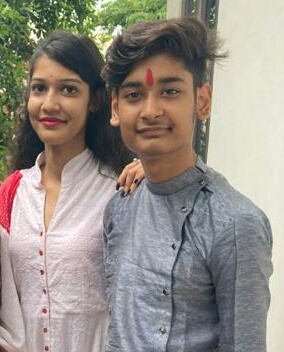
#> input picture IP/one.JPG, 284 x 352 px, found by its file name
$ python 27_Image_gradient.py   (older library calls are emulated)
#> lines starting #> are read from the running program, lines starting #| are printed output that depends on the picture

#Image Gradient--
#It is a directional change in the color or intensity in an image.
#It is most important part to find inormation from image
#Like finding edges within the images.
#There are various methods to find image gradient.
#These are - Laplacian Derivatives,SobelX and SobelY.
#All these functions have diff. mathematical approach to get result.
#All load image in the gray scale

#Don't Worry about Mathematics behind all these function
#we just use these to get our work in easy manner.

import cv2
import numpy as np


#load image into gray scale
img = cv2.imread("one.jpg")
#> img is the input picture: shape (352, 284, 3); mean B, G, R 134.7, 142.5, 149.4
img = cv2.resize(img,(400,300))
#> img: shape (300, 400, 3)
img_gray = cv2.cvtColor(img,cv2.COLOR_BGR2GRAY)
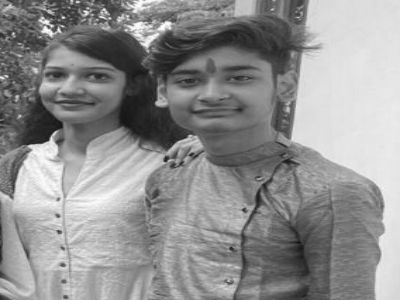
#> img_gray: shape (300, 400); min 17, max 254, mean 143.5

#Laplacian Derivative---It calculate laplace derivate
#parameter(img,data_type for -ve val,ksize)
#kernal size must be odd
lap = cv2.Laplacian(img_gray,cv2.CV_64F,ksize = 3) #also pass kernal size
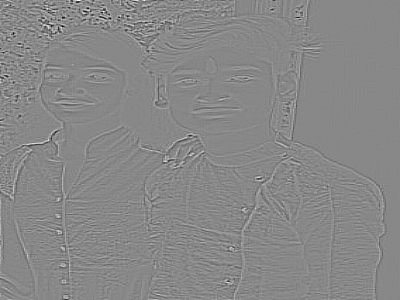
#> lap: shape (300, 400) float64; min -772, max 674, mean 0.1; drawn with min black and max white
lap = np.uint8(np.absolute(lap))
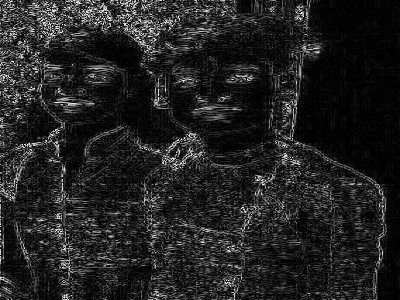
#> lap: shape (300, 400); min 0, max 254, mean 34.3

#Sobel operation -
# is a joint Gausssian smoothing plus differentiation operation,
#so it is more  resistant to noise
#This is use for x and y bth
#parameter (img,type for -ve val,x = 1,y = 0,ksize)
#Sobel X focus on vertical lines
#Sobel y focus on horizontal lines

sobelX = cv2.Sobel(img_gray,cv2.CV_64F,1,0,ksize = 3) #here 1 means x direction
sobelY = cv2.Sobel(img_gray,cv2.CV_64F,0,1,ksize = 3) #here 1 means y direction
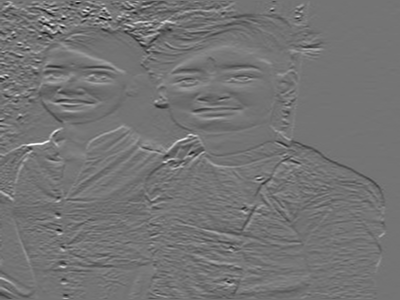
#> sobelY: shape (300, 400) float64; min -619, max 737, mean -0.3; drawn with min black and max white

sobelX = np.uint8(np.absolute(sobelX))#some -ve pixels are also there.so convert in +ve
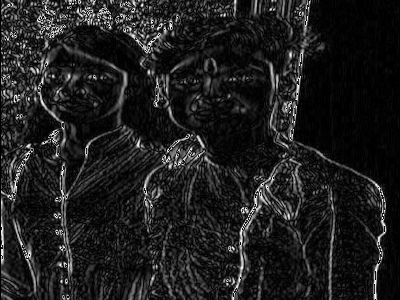
#> sobelX: shape (300, 400); min 0, max 255, mean 30.7
sobelY= np.uint8(np.absolute(sobelY))
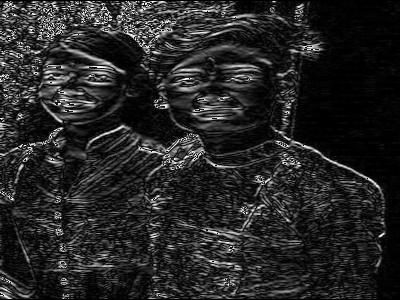
#> sobelY: shape (300, 400); min 0, max 255, mean 38.2

#finally combine sobelX and sobelY togather
sobelcombine = cv2.bitwise_or(sobelX,sobelY)
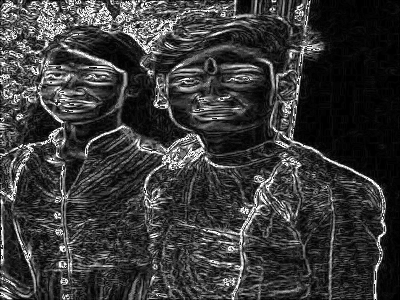
#> sobelcombine: shape (300, 400); min 0, max 255, mean 57.7

cv2.imshow("original==",img)
cv2.imshow("gray====",img_gray)
cv2.imshow("Laplacian==",lap)
cv2.imshow("SobelX===",sobelX)
cv2.imshow("SobelY==",sobelY)
cv2.imshow("COmbined image==",sobelcombine)


#Now plot all the images on graph
titles = ["original","gray","laplacian","sobelX","sobelY","combined"]
images = [img,img_gray,lap,sobelX,sobelY,sobelcombine]

#if you want then plot it
from matplotlib import pyplot as plt
for i in range(6):
    plt.subplot(3,2, i+1),
    plt.imshow(images[i], 'gray')
    plt.title(titles[i])
    plt.xticks([]),plt.yticks([])

cv2.waitKey(0)
cv2.destroyAllWindows()
#> figure, not shown here; B, G, R data is drawn as R, G, B
